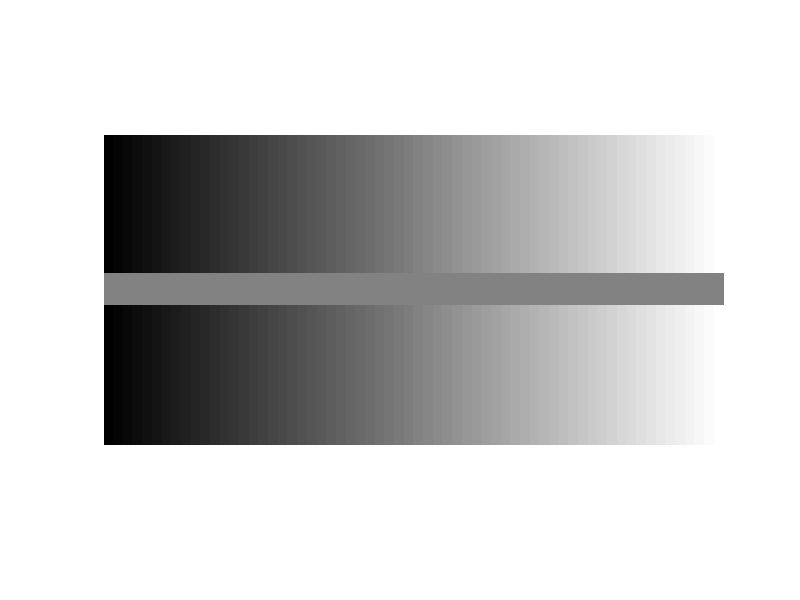
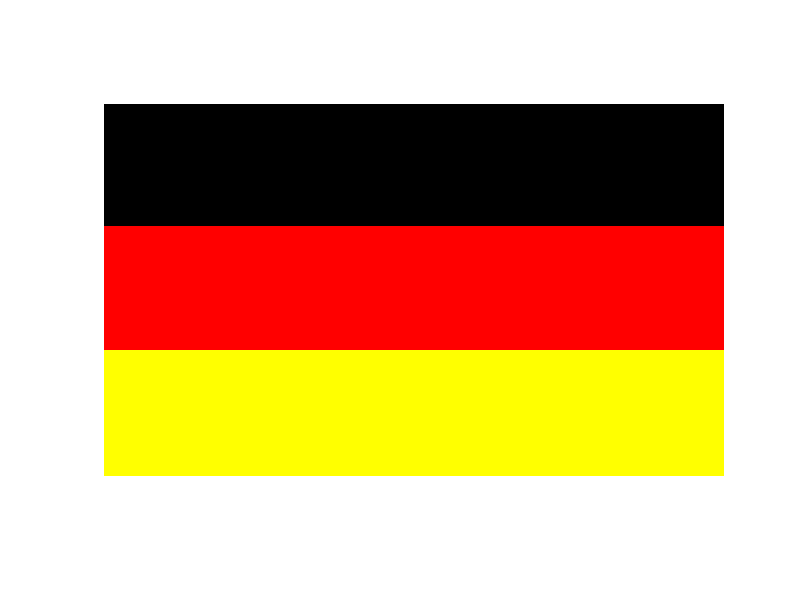
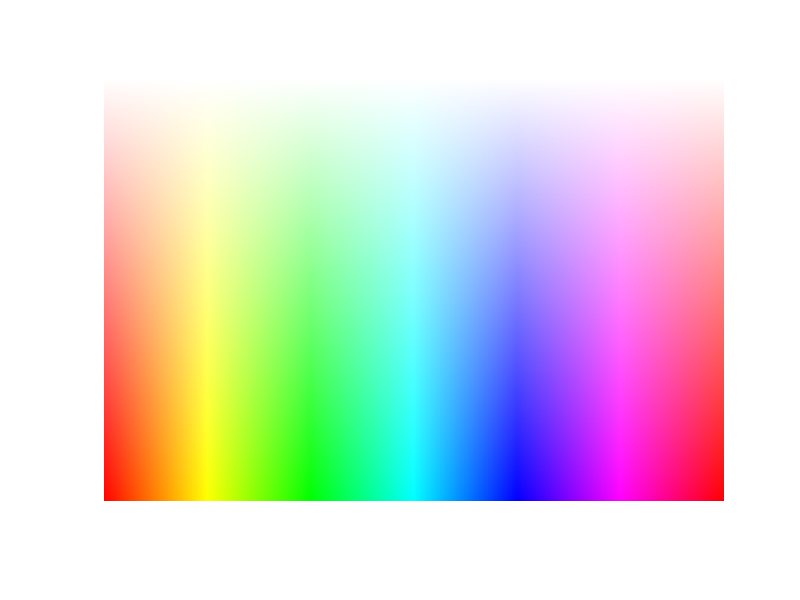
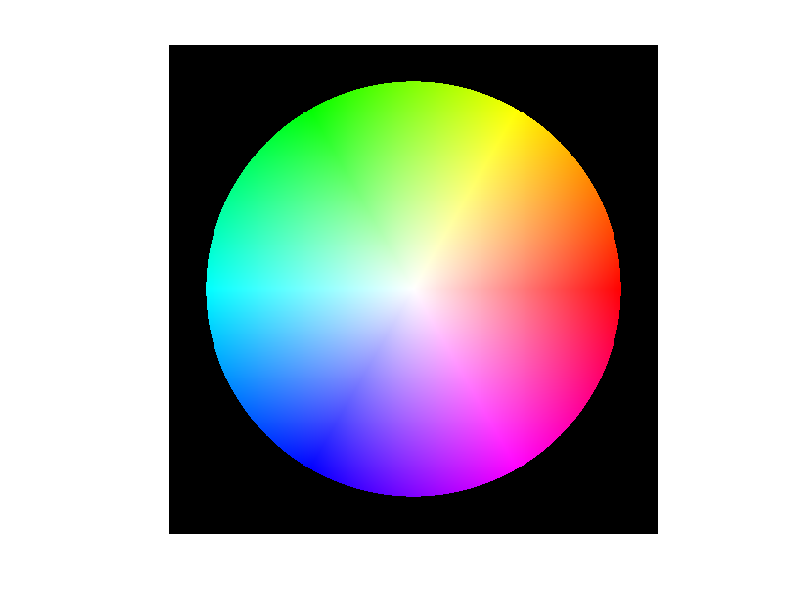

The MATLAB source for these figures, in order: (Note: this script raises an error after producing the figures.)
clear all; close all;

Nlines=512;
Ncolumns=1024;
greymatrix=zeros(Nlines,Ncolumns,1);

for k = 1:Nlines
    for i = 1:Ncolumns
        greymatrix(k,i,1)= i/Ncolumns;
    end
end

for k=230:282
    for i = 1:Ncolumns
        greymatrix(k,i,1)= 0.5;
    end
end

figure
imshow(greymatrix)


%%%%%Now flags %%%%%%%%%%%%%%%%%%%

Nlines=300;
Ncolumns=500;
flag=zeros(Nlines,Ncolumns,3);

for k = 1:100
        flag(k,:,:)=0 ;
end
for k = 100:200
        flag(k,:,1)=1 ;
end
for k = 200:300
        flag(k,:,1)=250 ;
        flag(k,:,2)=215 ;
end


figure
imshow(flag);

%%%%%%%%%%%%%%%%% Do HSV %%%%%%%%%%%%%%%%%%%%%%%%
Nlines=512;
Ncolumns=750;

map=zeros(Nlines,Ncolumns,3);

for k = 1:Nlines
    for i = 1:Ncolumns
        map(k,i,1)= i/Ncolumns;
        map(k,i,2)= k/Nlines;
        map(k,i,3) = 1;
    end
end

map=hsv2rgb(map);
figure
imshow(map)

%%%%%%%%%%%%%%%%%%%%%Colour wheel %%%%%%%%%%%%%%%%%%%%%%%%%

Nlines=500;
Ncolumns=500;

totalradius=sqrt((((Nlines/2)-100)^2)+(((Ncolumns/2)-100)^2));

hsvmap=zeros(Nlines,Ncolumns,3);

for k= 1:Nlines;
    for i= 1:Ncolumns;

        R=sqrt(((k-(Nlines/2))^2)+((i-(Ncolumns/2))^2));
    
        alpha =atan2(((Nlines/2)-k),(i-(Ncolumns/2)));
      
        if alpha<0
           alpha=2*pi+alpha;
        end

        h=alpha/(2*pi);
        s=R/totalradius;
   
        hsvmap(k,i,1)= h;
        hsvmap(k,i,2)= s;
        hsvmap(k,i,3) = 1;
    
        if(R>totalradius)
        hsvmap(k,i,3) = 0; 
        end
   end
end


map=hsv2rgb(hsvmap);
figure
imshow(map)


%%%%%%%%%%%%%%%%% High res - BW / Low Res - Color %%%%%%%

close all; clear all;
Gre = imread('Ipan_hr.png');
Pan = imread('Ihyp_lr.png');

YCBCR = rgb2ycbcr(Pan);

YCBCR_res = imresize(YCBCR,[size(Gre,1) size(Gre,2)]);

YCBCR_res(:,:,1) = Gre(:,:,1);

result = ycbcr2rgb(YCBCR_res);
figure, imshow(result)


